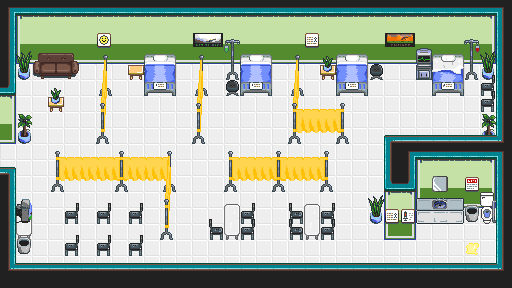

The image is a tile-based game level rendered from a .tmx file. Its description and source (layers, tilesets, objects; grid data summarised) follow:
An orthogonal 32x18 tile map with 16x16 px tiles, 5 tile layers (Floor, Walls, Objects_1, Objects_2, ...), 1 hidden layer not drawn and 1 object.

<map version="1.0" orientation="orthogonal" renderorder="right-down" width="32" height="18" tilewidth="16" tileheight="16" nextobjectid="1">
 <tileset firstgid="1" name="BAGJ_tileset" tilewidth="16" tileheight="16" tilecount="400" columns="20">
  <image source="Tilesets/BAGJ_tileset.png" width="320" height="320" />
  <tile id="8">
   <animation>
    <frame tileid="8" duration="1000" />
    <frame tileid="67" duration="500" />
   </animation>
  </tile>
  <tile id="108">
   <animation>
    <frame tileid="108" duration="600" />
    <frame tileid="107" duration="1400" />
   </animation>
  </tile>
  <tile id="128">
   <animation>
    <frame tileid="128" duration="600" />
    <frame tileid="127" duration="1400" />
   </animation>
  </tile>
  <tile id="180">
   <objectgroup draworder="index">
    <object id="1" x="0" y="0" width="16" height="16" />
   </objectgroup>
  </tile>
 </tileset>
 <layer name="Floor" width="32" height="18">
  <data>[576 cells, 576 non-empty, 2 distinct tile ids]</data>
 </layer>
 <layer name="Walls" width="32" height="18">
  <data>[576 cells, 216 non-empty, 19 distinct tile ids]</data>
 </layer>
 <layer name="Objects_1" width="32" height="18">
  <data>[576 cells, 125 non-empty, 72 distinct tile ids]</data>
 </layer>
 <layer name="Objects_2" width="32" height="18">
  <data>[576 cells, 5 non-empty, 4 distinct tile ids]</data>
 </layer>
 <layer name="Over_layer" width="32" height="18">
  <data>[576 cells, 106 non-empty, 29 distinct tile ids]</data>
 </layer>
 <layer name="Collision" width="32" height="18" visible="0" opacity="0.6">
  <data>[576 cells, 307 non-empty, 1 distinct tile ids]</data>
 </layer>
</map>